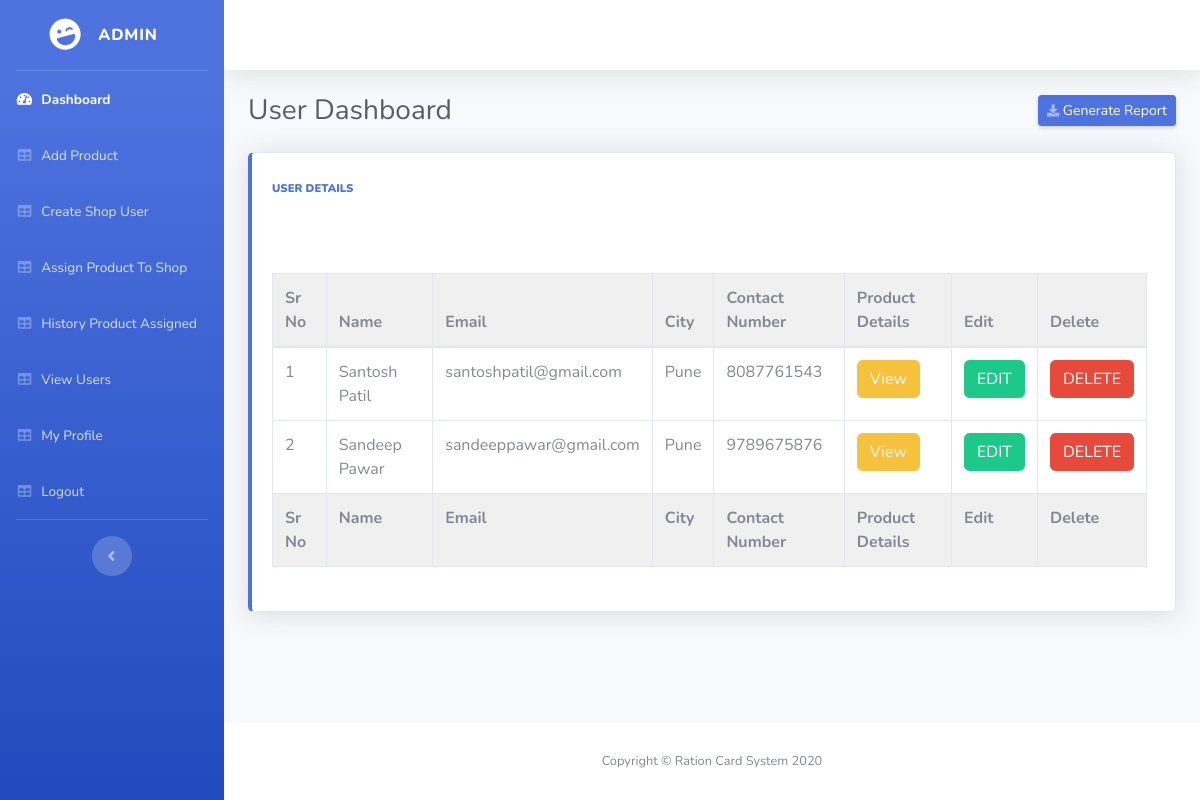
The app's page /view_users.php with its own data.
### tables this page shows
CREATE TABLE `customer_registeration` (
  `customer_id` int(11) NOT NULL,
  `c_name` varchar(255) NOT NULL,
  `c_email` varchar(255) NOT NULL,
  `c_password` varchar(255) NOT NULL,
  `c_mobile_no` bigint(20) NOT NULL,
  `ration_number` double NOT NULL,
  `aadhar_number` bigint(20) NOT NULL,
  `c_city` varchar(255) NOT NULL
);

### view_users.php (the view, shortened to what this page needs)
<?php include "user_includes/header.php" ;?>
        <div class="container-fluid">
          <div class="d-sm-flex align-items-center justify-content-between mb-4">
            <h1 class="h3 mb-0 text-gray-800">User Dashboard</h1>
            <a href="#" class="d-none d-sm-inline-block btn btn-sm btn-primary shadow-sm"><i class="fas fa-download fa-sm text-white-50"></i> Generate Report</a>
          </div>
          <div class="row">
            <div class="col-lg-12 mb-4">
              <div class="card border-left-primary shadow h-100 py-2">
                <div class="card-body">
                  <div class="row no-gutters align-items-center">
                    <div class="col mr-2">
                      <div class="text-xs font-weight-bold text-primary text-uppercase mb-1">
                      <b>
                      User Details
                      </b></div>
                      <br>
    <br>
            <br>
            <table  class="table table-bordered" id="dataTable" width="100%" cellspacing="0">
            <thead>
            <tr>
                        <th>
                            Sr No
                        </th>
                        <th>
                             Name
                        </th>
                        <th>
                            Email
                        </th>
                        <th>
                             City
                        </th>
                        <th>
                            Contact Number
                        </th>
                        <th>
                            Product Details
                        </th>
                        <th>
                            Edit
                        </th>
                        <th>
                            Delete
                        </th>
                    </tr>
            </thead>
            <tfoot>
            <tr>
                        <th>
                            Sr No
                        </th>
                        <th>
                             Name
                        </th>
                        <th>
                            Email
                        </th>
                        <th>
                             City
                        </th>
                        <th>
                             Contact Number
                        </th>
                        <th>
                            Product Details
                        </th>
                        <th>
                            Edit
                        </th>
                        <th>
                            Delete
                        </th>
                    </tr>
            </tfoot>
            <tbody>
                    <?php
                    $query  = "SELECT * FROM customer_registeration";
                    $result = mysqli_query($connection,$query);
                    if($result)
                    {
                        $i=1;
                        while($row=mysqli_fetch_assoc($result))
                        {
                            $id = $row['customer_id'];
                            $name=$row['c_name'];
                            $city=$row['c_city'];
                            $mobile=$row['c_mobile_no'];
                            $email=$row['c_email'];
                    ?>
                        <tr>
                            <td>
                            <?php echo $i  ?>
                            </td>
                            <td>
                                <?php echo $name  ?>
                            </td>
                            <td>
                                <?php echo $email  ?>
                            </td>
                            <td>
                                <?php echo $city  ?>
                            </td><td>
                                <?php echo $mobile  ?>
                            </td><td>
                            <a class="btn btn-warning text-light" href="view_user_product_details.php?emp_id=<?php echo $id;?>" >
                                View
                                </a>
                            </td>
                            <td>
<button type="button" class="btn btn-success" data-toggle="modal" data-target="#exampleModal<?php echo $id; ?> ">
  EDIT
</button>
                            </td>
      </div>
    </div>
  </div>
</div>
<td>
<button type="button" class="btn btn-danger" data-toggle="modal" data-target="#deleteModal<?php echo $id; ?> ">
DELETE
</button>
</div>
                    <?php
                        $i++;
                        }
                    }
            ?>
  <?php include "user_includes/footer.php" ;?>

### user_includes/header.php (style rules this page uses)
thead,tfoot { background-color:rgb(240, 240, 240); }

### records on screen
customer_registeration: c_name "Santosh Patil", c_email "santoshpatil@gmail.com", c_city "Pune", c_mobile_no "8087761543"
customer_registeration: c_name "Sandeep Pawar", c_email "sandeeppawar@gmail.com", c_city "Pune", c_mobile_no "9789675876"
